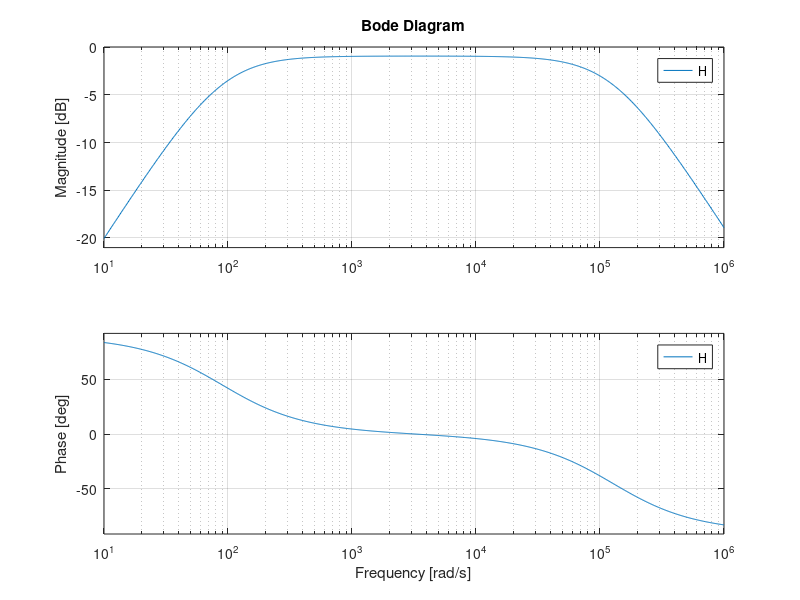

Recreate this plot in MATLAB.

s= tf('s');
C1=100e-9;
C2=0.82e-9;
R=10680;
Pot=100000;
H=(C1* Pot *s)/(C1 *Pot* s + C2 *Pot *s + C1* R* s + C1* C2* Pot *R* s^2  + 1);
bode(H,{10,1000000})
%H
